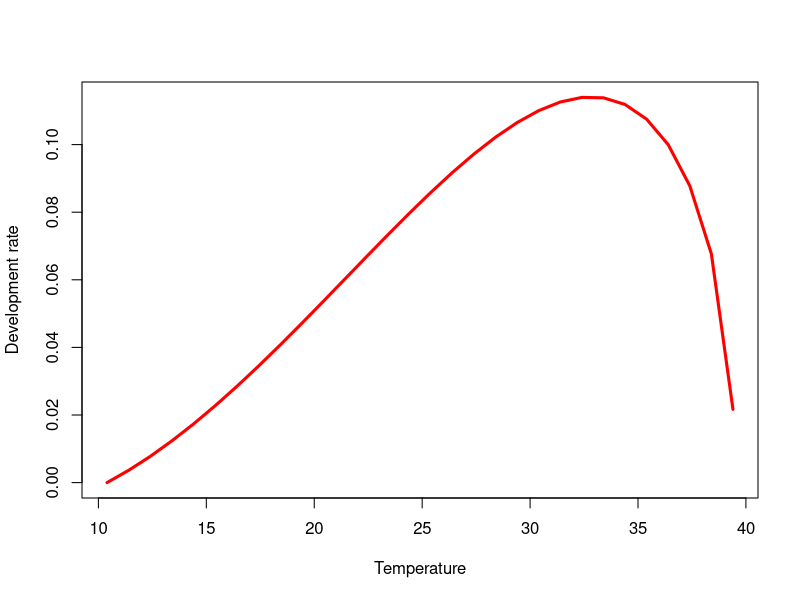
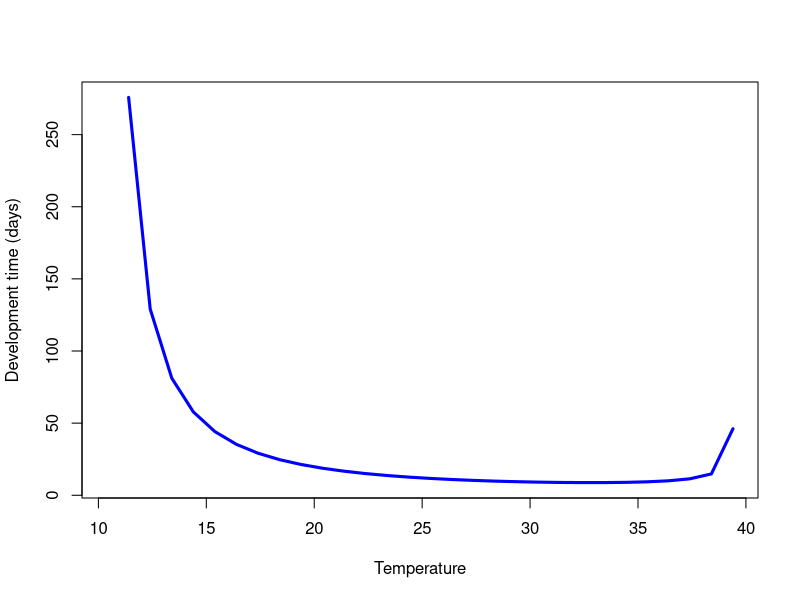

Source code (R) for these figures, in order:
# Spreadsheet from JP's Applied Ecology of Infectious Diseases course at UF
# Converting Spreadsheet code into R


#parameters 
parms <- c( Tmin = 10.4,
            Tmax = 39.5,
            alpha = 0.00006)

#Temperature range
Temp <- c(parms["Tmin"]:parms["Tmax"])


#Development Rate 
Rate.temp <- function(params, Temp){
        with(as.list(params),{
        alpha * Temp * (Temp - Tmin) * sqrt(Tmax - Temp)
        })
}

rate <- Rate.temp(parms,Temp)

plot(Temp, rate, type = "l", col = "red", lwd = 3,
     xlab = "Temperature", ylab = "Development rate")

#Developmental Time 
Dev.time <- function(Temp, params){
        with(as.list(params),{
        1/ (alpha * Temp * (Temp - Tmin) * sqrt(Tmax - Temp))
})
        }

dev <- Dev.time(Temp, parms)

plot(Temp, dev, type = "l", col = "blue", lwd = 3,
     xlab = "Temperature", ylab = "Development time (days)")

